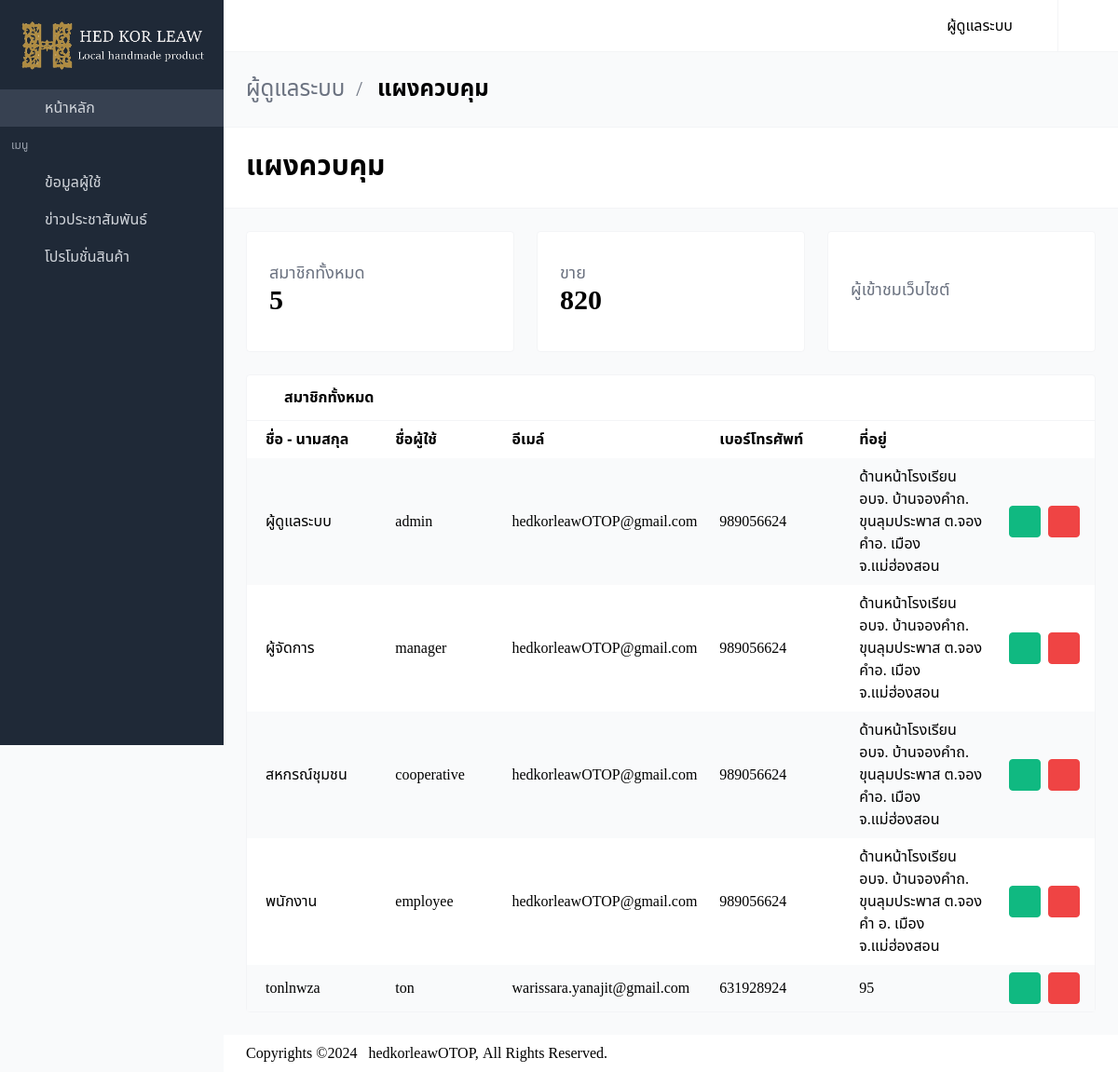
Page /admin/index.php (signed in) on the earlier database version.
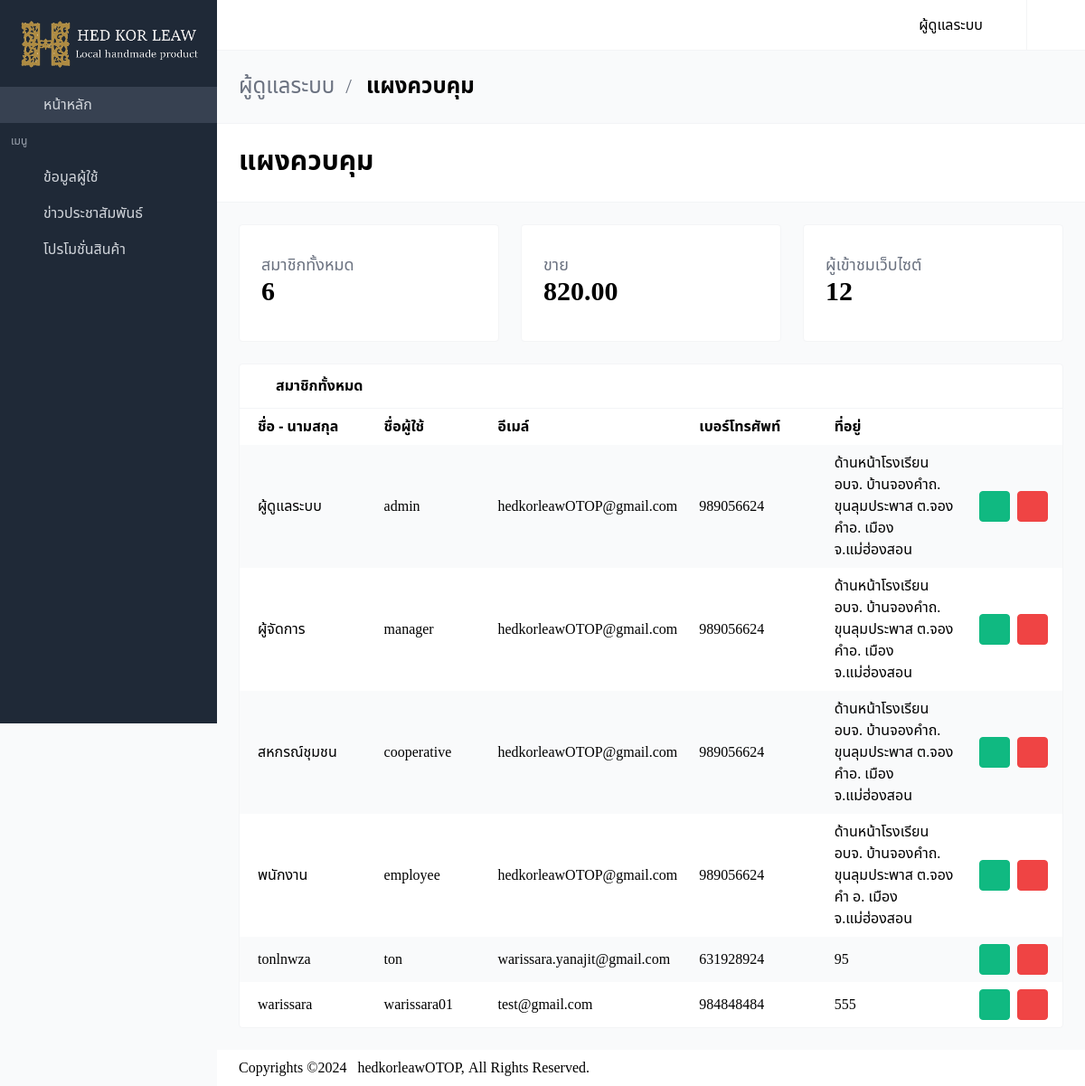
Same page on the later database version.
### tables this page shows
CREATE TABLE `oder` (
  `oder_id` int(11) NOT NULL,
  `user_id` int(10) NOT NULL,
  `name` varchar(200) NOT NULL,
  `address` varchar(255) NOT NULL,
  `phone` varchar(10) NOT NULL,
  `price` decimal(7,2) NOT NULL,
  `date` date NOT NULL,
  `datetime` time NOT NULL,
  `img_order` varchar(255) NOT NULL
);

CREATE TABLE `user` (
  `user_id` int(11) NOT NULL,
  `username` varchar(100) DEFAULT NULL,
  `password` varchar(100) DEFAULT NULL,
  `name` varchar(100) DEFAULT NULL,
  `email` varchar(100) DEFAULT NULL,
  `phone` int(10) DEFAULT NULL,
  `address` varchar(300) DEFAULT NULL,
  `status` varchar(1) DEFAULT NULL
);

CREATE TABLE `viewcount` (
  `viewid` int(1) NOT NULL,
  `view_count` int(5) NOT NULL
);

### admin/index.php (the view, shortened to what this page needs)
<?php
  require_once "../connectDB.php";
  if(!$_SESSION['userid']){
    header("Location: index.php");
  } else {
?>
<!DOCTYPE html>
<html lang="en" class="">
<head>
  <link rel="stylesheet" href="css/main.css?v=1628755089081">
  <link rel="stylesheet" href="https://cdn.datatables.net/2.0.1/css/dataTables.dataTables.css">
</head>
<body>
<div id="app">
<nav id="navbar-main" class="navbar is-fixed-top">
  <div class="navbar-menu" id="navbar-menu">
      <div class="navbar-item dropdown has-divider has-user-avatar">
        <a class="navbar-link">
          <div class="is-user-name"><span><?php echo $_SESSION['username']?></span></div>
          <span class="icon"><i class="mdi mdi-chevron-down"></i></span>
        </a>
      </div>
      <a href="../logout.php" title="Log out" class="navbar-item desktop-icon-only">
        <span class="icon"><i class="mdi mdi-logout"></i></span>
      </a>
    </div>
  </div>
<aside class="aside is-placed-left is-expanded">
  <div class="aside-tools">
    <div>
      <img src="../assets/img/logo_four_white.png" alt="">
    </div>
  </div>
  <div class="menu is-menu-main">
    <ul class="menu-list">
      <li class="active">
        <a href="index.php">
          <span class="icon"><i class="mdi mdi-desktop-mac"></i></span>
          <span class="menu-item-label">หน้าหลัก</span>
        </a>
      </li>
    </ul>
    <p class="menu-label">เมนู</p>
    <ul class="menu-list">
      <li>
        <a class="dropdown">
          <span class="icon"><i class="mdi mdi-account-circle"></i></span>
          <span class="menu-item-label">ข้อมูลผู้ใช้</span>
          <span class="icon"><i class="mdi mdi-plus"></i></span>
        </a>
      </li>
      <li class="--set-active-tables-html">
        <a href="news.php">
          <span class="icon"><i class="mdi mdi-square-edit-outline"></i></span>
          <span class="menu-item-label">ข่าวประชาสัมพันธ์</span>
        </a>
      </li>
      <li class="--set-active-forms-html">
        <a href="board.php">
          <span class="icon"><i class="mdi mdi-square-edit-outline"></i></span>
          <span class="menu-item-label">โปรโมชั่นสินค้า</span>
        </a>
      </li>
    </ul>
  </div>
</aside>
<section class="is-title-bar">
  <div class="flex flex-col md:flex-row items-center justify-between space-y-6 md:space-y-0">
    <ul>
      <li>ผู้ดูแลระบบ</li>
      <li>แผงควบคุม</li>
    </ul>
  </div>
</section>
<section class="is-hero-bar">
  <div class="flex flex-col md:flex-row items-center justify-between space-y-6 md:space-y-0">
    <h1 class="title">
      แผงควบคุม
    </h1>
  </div>
</section>
  <section class="section main-section">
    <div class="grid gap-6 grid-cols-1 md:grid-cols-3 mb-6">
      <div class="card">
        <div class="card-content">
          <div class="flex items-center justify-between">
            <div class="widget-label">
              <h3>
                สมาชิกทั้งหมด
              </h3>
              <?php
                $sql = "SELECT * FROM `user`";
                $result = mysqli_query($conn,$sql);
                $num_rows = mysqli_num_rows($result);
              ?>
              <h1>
                <?php echo $num_rows ; ?>
              </h1>
            </div>
            <span class="icon widget-icon text-green-500"><i class="mdi mdi-account-multiple mdi-48px"></i></span>
          </div>
        </div>
      </div>
      <div class="card">
        <div class="card-content">
          <div class="flex items-center justify-between">
            <div class="widget-label">
              <h3>
                ขาย
              </h3>
              <?php
                $sql = "SELECT * FROM `oder`";
                $result = mysqli_query($conn,$sql);
                $row = mysqli_fetch_assoc($result);
                $sum = $row['price']
              ?>
              <h1>
                <?php echo $sum ?>
              </h1>
            </div>
            <span class="icon widget-icon text-blue-500"><i class="mdi mdi-cart-outline mdi-48px"></i></span>
          </div>
        </div>
      </div>
      <div class="card">
        <div class="card-content">
          <div class="flex items-center justify-between">
            <div class="widget-label">
              <h3>
                ผู้เข้าชมเว็บไซต์
              </h3>
              <?php
                $sql = "SELECT * FROM viewcount WHERE viewid = 1;";
                $result = mysqli_query($conn,$sql);
                $row = mysqli_fetch_assoc($result);
              ?>
              <h1>
                <?php echo $row['view_count'];?>
              </h1>
            </div>
            <span class="icon widget-icon text-red-500"><i class="mdi mdi-finance mdi-48px"></i></span>
          </div>
        </div>
      </div>
    </div>
    <div class="card has-table">
      <header class="card-header">
        <p class="card-header-title">
          <span class="icon"><i class="mdi mdi-account-multiple"></i></span>
          สมาชิกทั้งหมด
        </p>
        <a href="#" class="card-header-icon">
          <span class="icon"><i class="mdi mdi-reload"></i></span>
        </a>
      </header>
      <div class="card-content">
        <table id="example" class="display" style="width:100%">
          <thead >
          <tr>
            <th style="width: 200px; padding-left: 20px;">ชื่อ - นามสกุล</th>
            <th style="width: 150px; ">ชื่อผู้ใช้</th>
            <th style="width: 200px; ">อีเมล์</th>
            <th style="width: 200px; ">เบอร์โทรศัพท์</th>
            <th style="width: 200px; ">ที่อยู่</th>
            <th></th>
          </tr>
          </thead>
          <tbody>
          <?php
              $sql = "SELECT * FROM `user`";
              $result = mysqli_query($conn,$sql);
              while($row = mysqli_fetch_array($result)){
            ?>
          <tr>
            <td data-label="name" style="padding-left: 20px;"><?php echo $row['name']; ?></td>
            <td data-label="username"><?php echo $row['username']; ?></td>
            <td data-label="email"><?php echo $row['email']; ?></td>
            <td data-label="tel"><?php echo $row['phone']; ?></td>
            <td data-label="text"><?php echo $row['address']; ?></td>
            <td class="actions-cell">
              <div class="buttons right nowrap">
                <button class="button small green --jb-modal"  data-target="sample-modal-2" type="button">
                  <a href="profile.php?uid=<?php echo $row['user_id']?>"><span class="icon"><i class="mdi mdi-eye"></i></span></a>
                </button>
                <button class="button small red --jb-modal" data-target="sample-modal" type="button">
                  <span class="icon"><i class="mdi mdi-trash-can"></i></span>
                </button>
              </div>
            </td>
          </tr>
          <?php } ?>
          </tbody>
        </table>
      </div>
    </div>
  </section>
<footer class="footer">
  <div class="flex flex-col md:flex-row items-center justify-between space-y-3 md:space-y-0">
    <div class="flex items-center justify-start space-x-3">
      <div>
        Copyrights ©
      </div>
      <div>
        <p><a href="../index.php" target="_blank">hedkorleawOTOP,</a> All Rights
          Reserved.</p>
      </div>
    </div>
  </div>
</footer>
<link rel="stylesheet" href="https://cdn.materialdesignicons.com/4.9.95/css/materialdesignicons.min.css">
</body>
</html>
<?php } ?>

Differences in the rows shown:
changed oder: price "820" → "820.00"
added viewcount: view_count "12"
added user: name "warissara", username "warissara01", email "test@gmail.com", phone "984848484", address "555"
Other differences:
$num_rows: "5" → "6"
